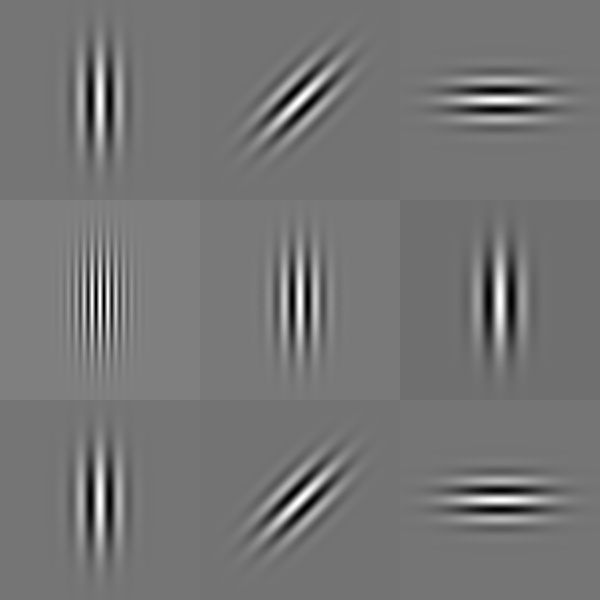
#> input picture merged_imagecol.png, 600 x 600 px
$ python bitwise.py
#> lines starting #> are read from the running program, lines starting #| are printed output that depends on the picture
import cv2
import numpy as np

# グレースケールの画像ファイルパス
image_path = 'merged_imagecol.png'

# 画像を読み込む
image = cv2.imread(image_path, cv2.IMREAD_GRAYSCALE)
#> image is the input picture: shape (600, 600); min 0, max 255, mean 117.4

# カラーマップを適用
colored_image = cv2.applyColorMap(image, cv2.COLORMAP_JET)
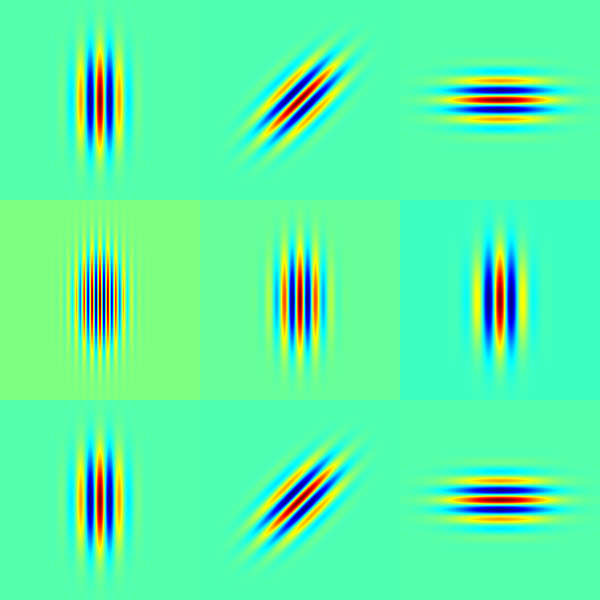
#> colored_image: shape (600, 600, 3); mean B, G, R 164.7, 246, 90.5

# 修正された画像を保存
output_path = 'colored_image.png'
cv2.imwrite(output_path, colored_image)

$ run again, with gabor00.jpg saved as merged_imagecol.png
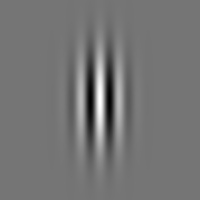
#> input picture gabor00.jpg, 200 x 200 px
#> image is the input picture: shape (200, 200); min 0, max 255, mean 116.8
#> `colored_image = cv2.applyColorMap(image, cv2.COLORMAP_JET)`:
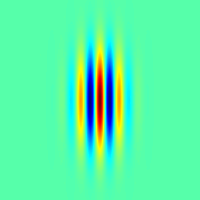
#> colored_image: shape (200, 200, 3); mean B, G, R 166.9, 246, 88.2
